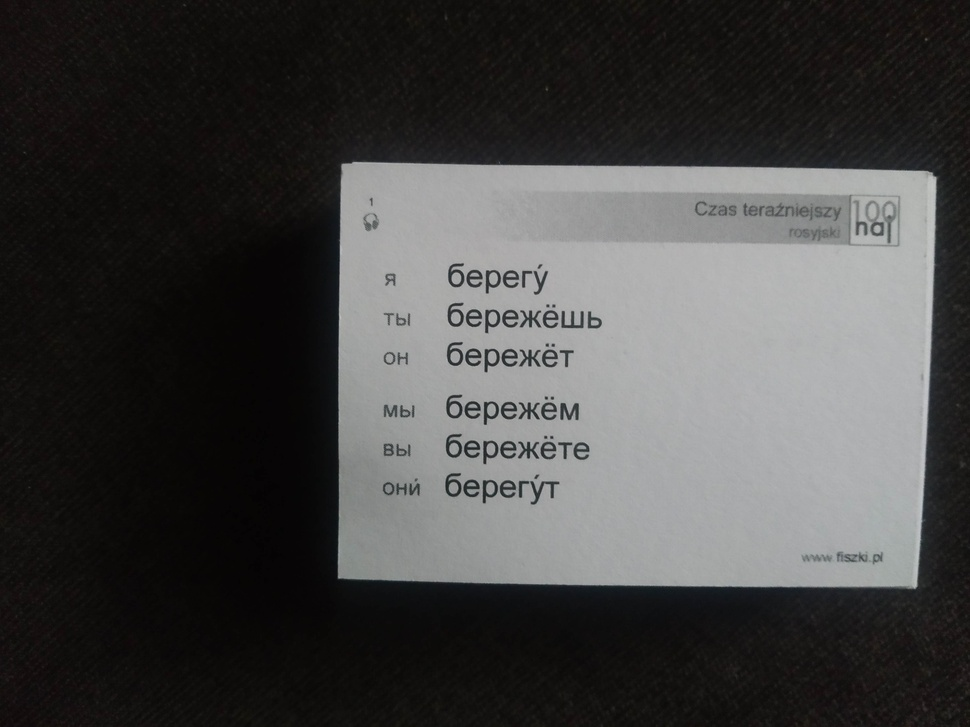
#> input picture zasob/fiszka (1).jpg, 970 x 727 px, shrunk from 4000 x 3000 before the run
$ python -i ContourFinder.py   (imports and definitions only)
#> lines starting #> are read from the running program, lines starting #| are printed output that depends on the picture; after the words box and inside, x2 and y2 are one past the last pixel; in counts of white or black regions, pixels touching at a corner belong together
#> further down, picture is the input picture: shape (727, 970, 3); mean B, G, R 67.4, 68.1, 68.5
import cv2
import imutils
from skimage.filters import threshold_local
import argparse

class ContourFinder:
    def __init__(self):
        self.screenCnt = None

    def __call__(self, image):
        gray = cv2.cvtColor(image, cv2.COLOR_BGR2GRAY)
        gray = cv2.GaussianBlur(gray, (5, 5), 0)
        edged = cv2.Canny(gray, 75, 200)
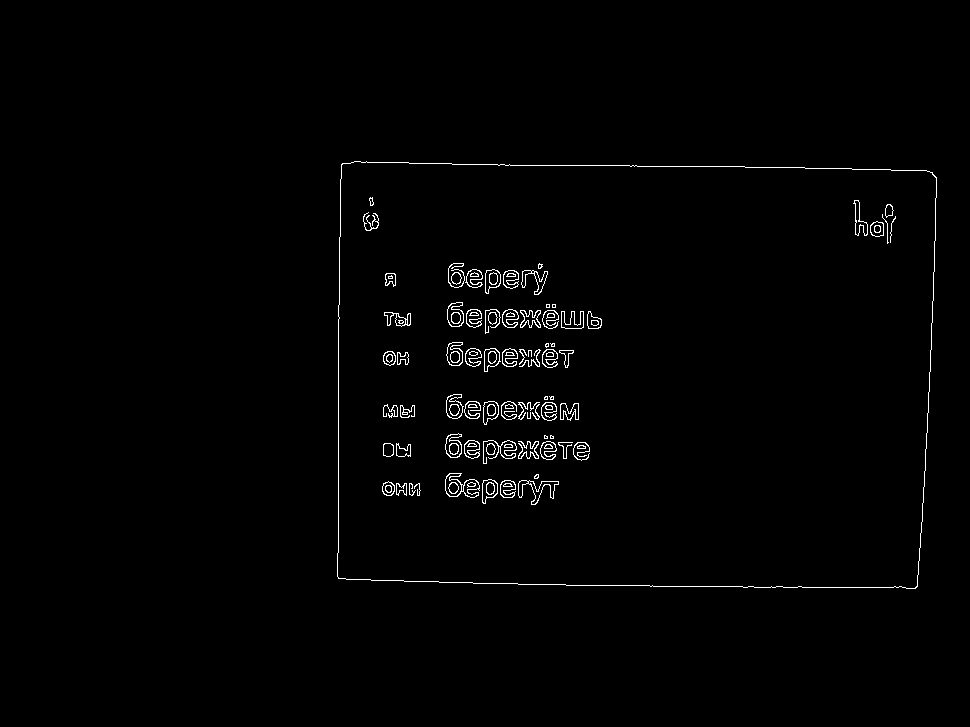
#> edged: shape (727, 970); 1.1% white in thin lines or dots, all inside (x1, y1, x2, y2) = (337, 161, 937, 589)
        cv2.waitKey(0)
        return edged

    def conmax(self, image, edged):
        # find the contours in the edged image, keeping only the
        # largest ones, and initialize the screen contour
        cnts = cv2.findContours(edged.copy(), cv2.RETR_LIST, cv2.CHAIN_APPROX_SIMPLE)
        cnts = imutils.grab_contours(cnts)
        cnts = sorted(cnts, key=cv2.contourArea, reverse=True)[:5]
        # loop over the contours
        for c in cnts:
            # approximate the contour
            peri = cv2.arcLength(c, True)
            approx = cv2.approxPolyDP(c, 0.02 * peri, True)
            # if our approximated contour has four points, then we
            # can assume that we have found our screen
            if len(approx) == 4:
                screenCnt = approx
                break
        self.screenCnt = screenCnt
        # show the contour (outline) of the piece of paper
        cv2.drawContours(image, [screenCnt], -1, (0, 255, 0), 1)

>>> import cv2
>>> picture = cv2.imread('zasob/fiszka (1).jpg')
>>> result = ContourFinder()(picture)

$ run again, on zasob/fiszka (2).jpg
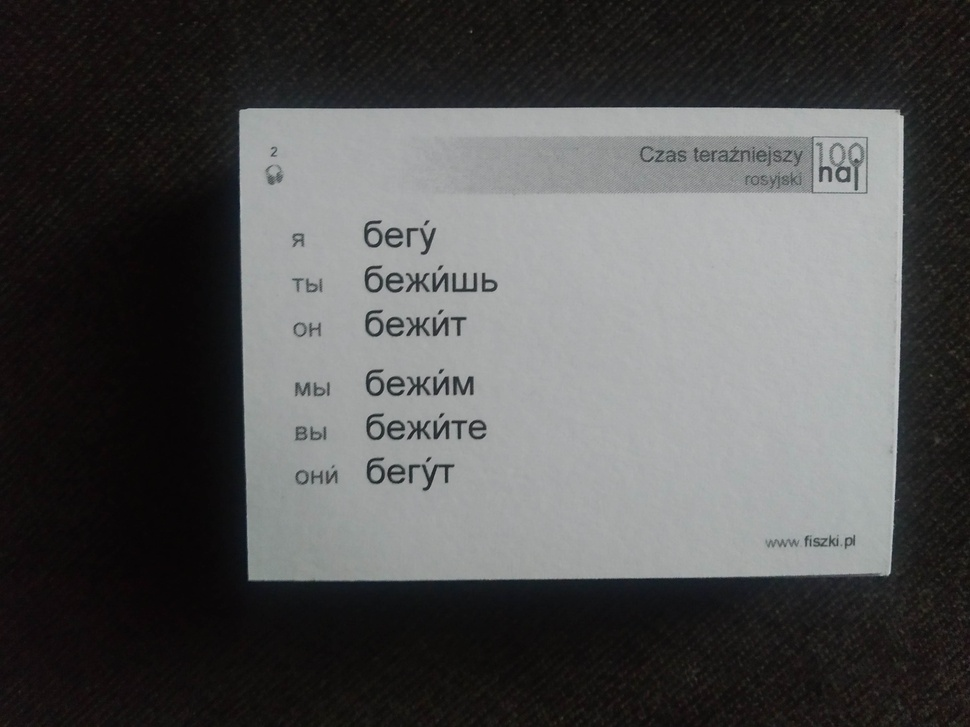
#> input picture zasob/fiszka (2).jpg, 970 x 727 px, shrunk from 4000 x 3000 before the run
#> picture is the input picture: shape (727, 970, 3); mean B, G, R 82.9, 83.1, 83
#> in __call__, `edged = cv2.Canny(gray, 75, 200)`:
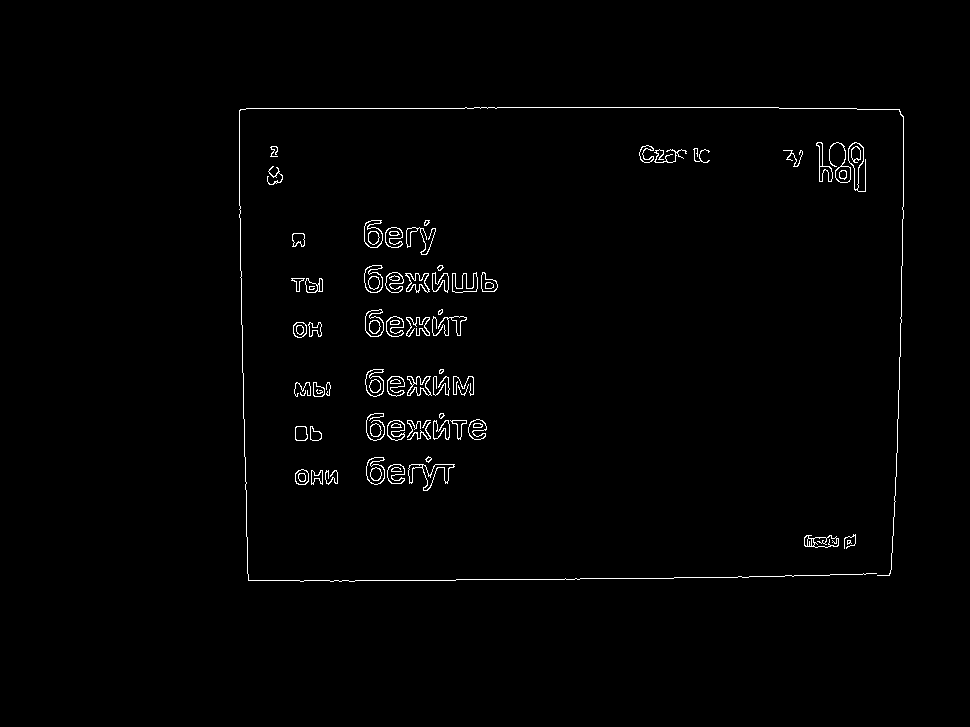
#> edged: shape (727, 970); 1.2% white in thin lines or dots, all inside (x1, y1, x2, y2) = (239, 107, 904, 582)

$ run again, on zasob/fiszka (3).jpg
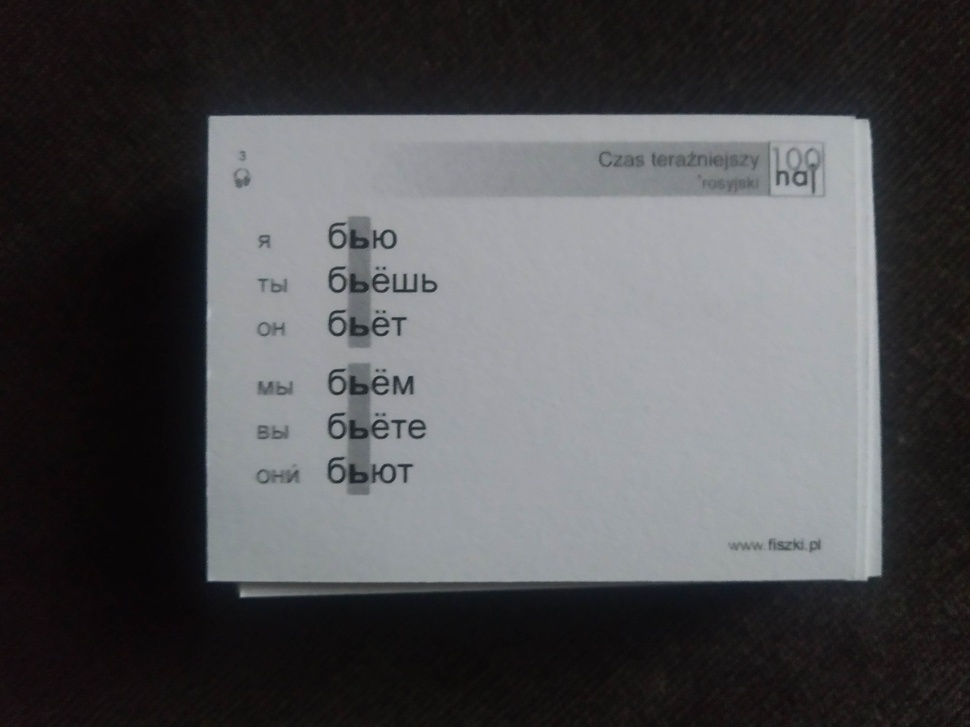
#> input picture zasob/fiszka (3).jpg, 970 x 727 px, shrunk from 4000 x 3000 before the run
#> picture is the input picture: shape (727, 970, 3); mean B, G, R 83, 80.9, 80.9
#> in __call__, `edged = cv2.Canny(gray, 75, 200)`:
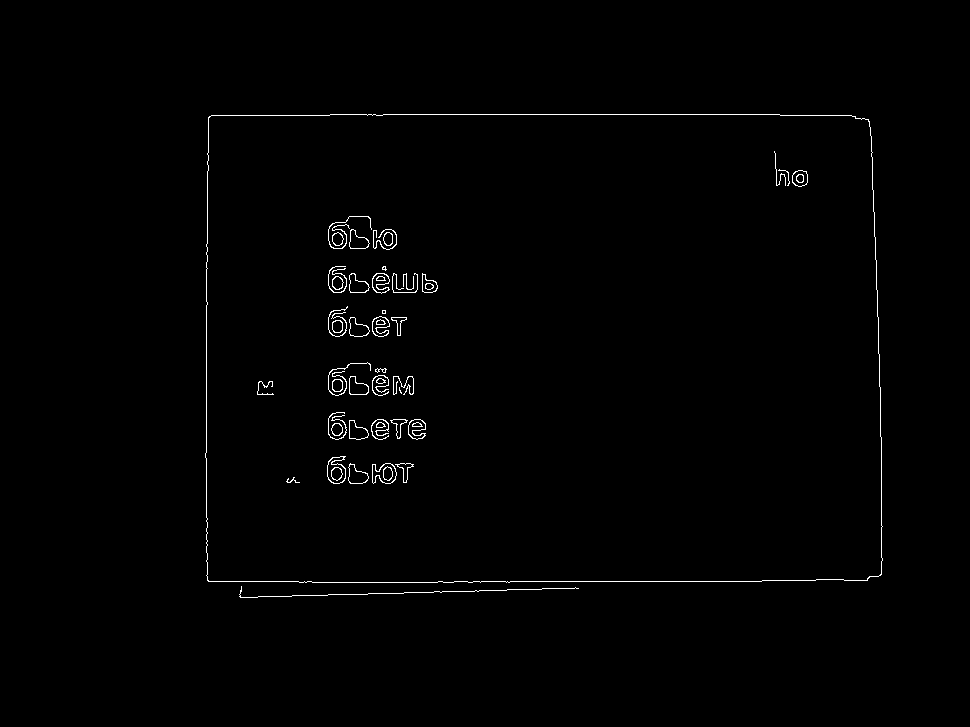
#> edged: shape (727, 970); 0.83% white in thin lines or dots, all inside (x1, y1, x2, y2) = (205, 114, 883, 598)

$ run again, on zasob/fiszka (4).jpg
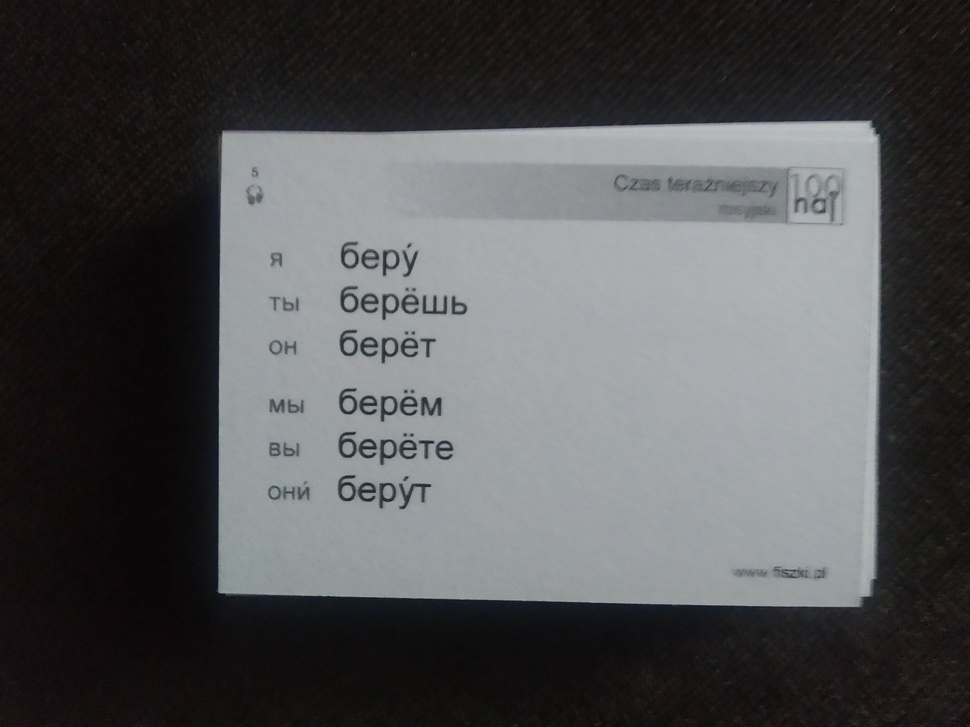
#> input picture zasob/fiszka (4).jpg, 970 x 727 px, shrunk from 4000 x 3000 before the run
#> picture is the input picture: shape (727, 970, 3); mean B, G, R 83.3, 82.2, 82
#> in __call__, `edged = cv2.Canny(gray, 75, 200)`:
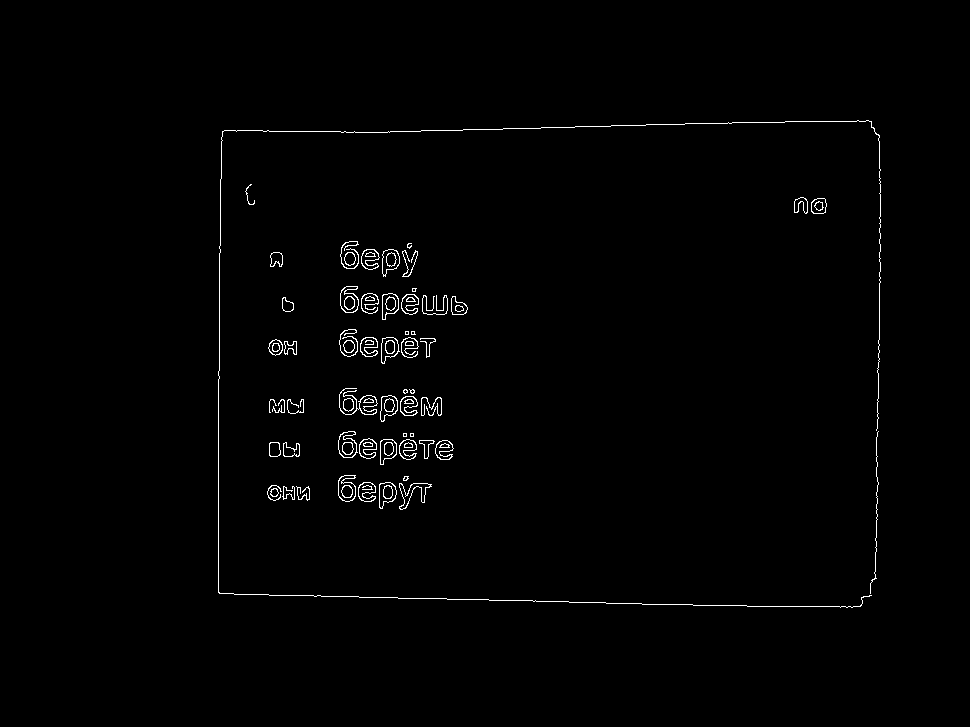
#> edged: shape (727, 970); 1% white in thin lines or dots, all inside (x1, y1, x2, y2) = (218, 120, 881, 608)
